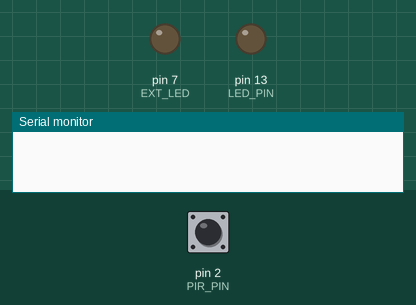
Simulated run of this sketch. Board: Arduino Uno, built with avr-gcc and run on an emulated ATmega328P. Shown: output pins drawn as LEDs (lit = HIGH), the last lines printed to the serial monitor. Dashed ring = blinking. The test bench sets the inputs (shaded band); at power-on: pin 2 (PIR_PIN) HIGH.

Above: at 1.2 s.
1.3 s: pin 2 (PIR_PIN) pulsed LOW 5 times (0.12 s each, 0.3 s apart)
At 1.8 s:
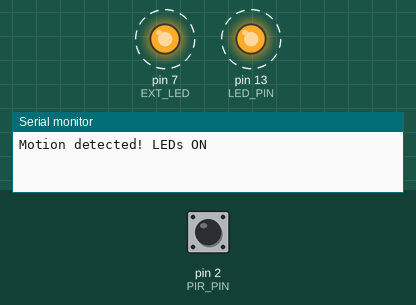
Timing chart, 0 to 4.6 s (numbered marks = the images above; inputs shaded):
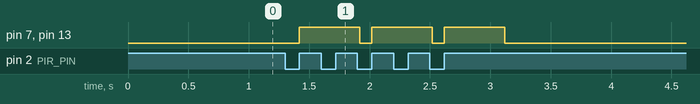

The sketch:

M1_T2P.ino
```cpp
#define PIR_PIN 2
#define LED_PIN 13
#define EXT_LED 7

volatile bool motionDetected = false;

void motionISR() {
    motionDetected = true;
}

void setup() {
    pinMode(PIR_PIN, INPUT);
    pinMode(LED_PIN, OUTPUT);
    pinMode(EXT_LED, OUTPUT);
    Serial.begin(9600);


    attachInterrupt(digitalPinToInterrupt(PIR_PIN), motionISR, RISING);
}

void loop() {
    if (motionDetected) {
        digitalWrite(LED_PIN, HIGH);
        digitalWrite(EXT_LED, HIGH);
        Serial.println("Motion detected! LEDs ON");

        delay(500); // Stability delay

        digitalWrite(LED_PIN, LOW);
        digitalWrite(EXT_LED, LOW);
        Serial.println("No motion detected. LEDs OFF");

        motionDetected = false;
    }
}
```

Measured:
- after the input at 1.3 s, pin 7 (EXT_LED), pin 13 (LED_PIN): alternates HIGH for 0.50 s and LOW for 0.10 s, 6 changes in all, then stays LOW, starting after 0.12 s
